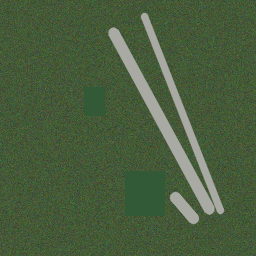
#> input picture data/train/images/synthetic_002.png, 256 x 256 px, given in place of geometry_clean_mask.png, which was not available
$ python phase4_spur_analysis.py
#> lines starting #> are read from the running program, lines starting #| are printed output that depends on the picture; after the words box and inside, x2 and y2 are one past the last pixel; in counts of white or black regions, pixels touching at a corner belong together; pictures that were not available may be replaced by others from this repository, and a replacement may not be noted
### road_extractor/geometry.py
"""
geometry.py — Road Geometry Extraction Module
==============================================
Part of the Geometry + Topology pipeline.
Completely independent of the U-Net, its training code, and its inference code.

INPUT
-----
  rgb_image    : np.ndarray  (H, W, 3)  uint8   – original RGB image
  repaired_mask: np.ndarray  (H, W)     uint8   – output of repair_road_mask()
                                                   treated as READ-ONLY here

PROCESSING STEPS  (all self-contained, no U-Net calls)
-------------------------------------------------------
  1. clean_binary_mask()        – denoise & morphologically clean the mask
  2. extract_skeleton()         – skimage / OpenCV thinning → 1-px centerline
  3. prune_skeleton_spurs()     – iterative removal of short dead-end branches
  4. _classify_pixels()         – label every skeleton pixel (junction / endpoint)
  5. _trace_segment()           – walk skeleton between special pixels
  6. _estimate_width()          – local distance-transform width per segment
  7. per-segment geometry       – arc-length, PCA direction, mean curvature
  8. extract_geometry()         – orchestrates all steps, returns RoadGeometry

OUTPUT
------
  RoadGeometry
    .segments    : list[RoadSegment]       – ordered pixel paths + properties
    .junctions   : list[(y,x)]             – branching / crossing points
    .endpoints   : list[(y,x)]             – dead-ends
    .skeleton    : np.ndarray              – pruned 1-px skeleton (for topology)
    .clean_mask  : np.ndarray              – cleaned binary mask (for debug)
    .metadata    : dict

PIPELINE POSITION
-----------------
  repaired_mask ──► geometry.extract_geometry() ──► RoadGeometry
                                                          │
                                                          ▼
                                                   topology.build_topology()
"""

from __future__ import annotations

import json
import math
from dataclasses import dataclass, field
from pathlib import Path
from typing import Optional

import cv2
import numpy as np

# ---------------------------------------------------------------------------
# Configuration
# ---------------------------------------------------------------------------


@dataclass
class GeometryConfig:
    """
    All tunable thresholds for the geometry pipeline.
    Pass a custom instance to extract_geometry() to override defaults.
    """
    # --- mask cleaning ---
    min_road_area_px: int = 50
    """Remove connected components smaller than this (pixel area)."""

    morphology_close_radius: int = 2
    """Disk radius for morphological closing on the cleaned mask."""

    min_small_component_span_px: int = 12
    """Minimum major-axis span for preserving a small road-like component."""

    min_small_component_aspect: float = 6.0
    """Minimum bounding-box aspect ratio for a small elongated component."""

    small_component_context_radius_px: int = 4
    """Radius used to detect nearby road support around small components."""

    # --- spur pruning ---
    min_branch_length_px: int = 14
    """Skeleton branches shorter than this (in pixels) are removed as spurs."""

    hard_spur_length_px: float = 7.0
    """Branches at or below this length are removed when attached to a junction."""

    legitimate_branch_angle_deg: float = 80.0
    """Minimum branch angle used as evidence for a legitimate short side road."""

    legitimate_branch_mask_support: float = 0.70
    """Minimum local mask support used to preserve a short side road."""

    legitimate_branch_min_fraction: float = 0.99
    """Minimum fraction of the spur cutoff for preserving a short side road."""

    prune_iterations: int = 10
    """Maximum number of pruning passes (each pass may shorten or remove spurs)."""

    min_skeleton_component_px: int = 22
    """Remove isolated skeleton components smaller than this pixel count."""

    max_unsupported_branch_length_px: float = 28.0
    """Upper length bound for the conservative unsupported-branch pass."""

    unsupported_branch_angle_deg: float = 32.0
    """Near-collinearity threshold for identifying duplicate short arms."""

    branch_support_radius_px: int = 4
    """Radius used to measure nearby mask/skeleton support around a branch."""

    max_internal_branch_length_px: float = 6.0
    """Maximum length considered for a suspicious junction-to-junction branch."""

    internal_branch_mask_support: float = 0.45
    """Minimum independent mask support required to keep a tiny internal branch."""

    # --- gap bridging ---
    max_gap_bridge_px: float = 7.0
    """Maximum endpoint-to-endpoint gap to bridge in skeleton pixels."""

    bridge_angle_tolerance_deg: float = 35.0
    """Maximum tangent angle mismatch allowed for endpoint gap bridging."""

    bridge_mask_support_ratio: float = 0.55
    """Minimum fraction of a bridge line supported by the dilated road mask."""

    bridge_crossing_clearance_px: int = 1
    """Ignore expected endpoint neighborhoods when checking bridge crossings."""

    # --- collinear long-range bridging ---
    collinear_max_gap_px: float = 400.0
    """Maximum distance for collinear dead-end bridging across large occlusions."""

    collinear_max_angle_deg: float = 22.0
    """Strict angular alignment tolerance for collinear bridging."""
    # --- segment filtering ---
    min_segment_length_px: float = 10.0
    """Segments shorter than this after tracing are discarded as noise."""

    # --- width estimation ---
    width_sample_stride: int = 5
    """Sample the distance transform every N pixels along the path for width."""


# ---------------------------------------------------------------------------
# Data structures
# ---------------------------------------------------------------------------


@dataclass
class RoadSegment:
    """
    A single ordered road centerline segment.

    All coordinates use (row, col) = (y, x) image convention.
    """

    segment_id: int

    # Ordered pixel path from one special pixel to the next
    # Each element is (y, x)  →  row, column
    pixel_path: list[tuple[int, int]]

    # ---- geometric properties ----
    length_pixels: float
    """Euclidean arc length (sum of step distances along the path)."""

    direction_deg: float
    """Dominant orientation in degrees, range [0, 180).
    Computed via PCA on path pixel coordinates so it is robust to curves."""

    curvature: float
    """Mean absolute angular change in radians per pixel.
    0.0 for a perfectly straight segment."""

    width_pixels: float
    """Approximate road width at the centerline (mean of local distance-
    transform values × 2).  Based on the *cleaned* binary mask."""

    # ---- bounding box: (y_min, x_min, y_max, x_max) ----
    bbox: tuple[int, int, int, int] = field(default_factory=lambda: (0, 0, 0, 0))

    # ---- appearance ----
    mean_color: tuple[float, float, float] = field(
        default_factory=lambda: (0.0, 0.0, 0.0)
    )
    """Mean RGB sampled from the original image along the centerline."""

    # ----------------------------------------------------------------
    # Convenience helpers
    # ----------------------------------------------------------------

    def start_point(self) -> tuple[int, int]:
        return self.pixel_path[0]

    def end_point(self) -> tuple[int, int]:
        return self.pixel_path[-1]

    def midpoint(self) -> tuple[float, float]:
        mid = len(self.pixel_path) // 2
        return float(self.pixel_path[mid][0]), float(self.pixel_path[mid][1])

    # [13 lines left out: function to_dict, not called in this run]


@dataclass
class RoadGeometry:
    """Container for all geometry extracted from one (mask, image) pair."""

    segments: list[RoadSegment] = field(default_factory=list)
    junctions: list[tuple[int, int]] = field(default_factory=list)
    endpoints: list[tuple[int, int]] = field(default_factory=list)
    metadata: dict = field(default_factory=dict)

    # Arrays produced during extraction (kept for downstream modules)
    skeleton:   Optional[np.ndarray] = field(default=None, repr=False)
    clean_mask: Optional[np.ndarray] = field(default=None, repr=False)

    # ----------------------------------------------------------------

    def total_length(self) -> float:
        return sum(s.length_pixels for s in self.segments)

    def segment_count(self) -> int:
        return len(self.segments)

    def junction_count(self) -> int:
        return len(self.junctions)

    # [105 lines left out: functions to_summary, clean_binary_mask, not called in this run]


# ---------------------------------------------------------------------------
# Step 2 — Skeleton / centerline extraction
# ---------------------------------------------------------------------------

def extract_skeleton(clean_mask: np.ndarray) -> np.ndarray:
    """
    Reduce a filled binary mask to a 1-pixel-wide medial axis (skeleton).

    Uses skimage.morphology.skeletonize when available (Zhang-Suen thinning),
    otherwise falls back to an OpenCV iterative-erosion approach.

    Parameters
    ----------
    clean_mask : np.ndarray
        Clean binary mask, shape (H, W), dtype uint8 (values 0 or 1).

    Returns
    -------
    np.ndarray  shape (H, W), dtype uint8, values 0 or 1.
    """
    binary_bool = clean_mask > 0

    try:
        from skimage.morphology import skeletonize as sk_skeletonize
        return sk_skeletonize(binary_bool).astype(np.uint8)
    except ImportError:
        pass

    # --- OpenCV iterative thinning fallback ---
    img = binary_bool.astype(np.uint8) * 255
    skel = np.zeros_like(img)
    element = cv2.getStructuringElement(cv2.MORPH_CROSS, (3, 3))
    while True:
        remaining = cv2.countNonZero(img)
        if remaining == 0:
            break
        opened = cv2.morphologyEx(img, cv2.MORPH_OPEN, element)
        tmp = cv2.subtract(img, opened)
        img = cv2.erode(img, element)
        skel = cv2.bitwise_or(skel, tmp)
    return (skel > 0).astype(np.uint8)


# ---------------------------------------------------------------------------
# Step 3 — Spur / noisy-branch pruning
# ---------------------------------------------------------------------------

_N8 = [(-1, -1), (-1, 0), (-1, 1), (0, -1), (0, 1), (1, -1), (1, 0), (1, 1)]


def _skeleton_neighbors(y: int, x: int, skel: np.ndarray) -> list[tuple[int, int]]:
    h, w = skel.shape
    return [
        (y + dy, x + dx)
        for dy, dx in _N8
        if 0 <= y + dy < h and 0 <= x + dx < w and skel[y + dy, x + dx] > 0
    ]


def _trace_from_endpoint(
    tip_y: int,
    tip_x: int,
    skel: np.ndarray,
    max_steps: int,
) -> tuple[list[tuple[int, int]], str]:
    """
    Walk from an endpoint until reaching a junction, another endpoint, or
    max_steps. Returns the traced path and the terminal condition.
    """
    prev = (-1, -1)
    cur = (tip_y, tip_x)
    path = [cur]
    while len(path) <= max_steps:
        nbrs = [n for n in _skeleton_neighbors(*cur, skel) if n != prev]
        if not nbrs:
            return path, "dead_end"
        nxt = nbrs[0]
        path.append(nxt)
        deg = len(_skeleton_neighbors(*nxt, skel))
        if deg >= 3:
            return path, "junction"
        if deg == 1 and nxt != (tip_y, tip_x):
            return path, "endpoint"
        prev, cur = cur, nxt
    return path, "long"


# [384 lines left out: functions _remove_small_skeleton_components, prune_skeleton_spurs, _local_mask_support, _nearby_skeleton_support, _branch_angle_at_junction, _is_short_relative_to_junction_arms and 2 more, not called in this run]


# ---------------------------------------------------------------------------
# Step 4 — Pixel classification (junction / endpoint)
# ---------------------------------------------------------------------------

def _classify_pixels(
    skel: np.ndarray,
) -> tuple[set[tuple[int, int]], set[tuple[int, int]]]:
    """
    Label every active skeleton pixel by its connectivity degree.

    Returns
    -------
    junctions : set  pixels with degree ≥ 3  (branching / crossing)
    endpoints : set  pixels with degree == 1 (dead-end / road tip)
    """
    junctions: set[tuple[int, int]] = set()
    endpoints: set[tuple[int, int]] = set()
    ys, xs = np.where(skel > 0)
    for y, x in zip(ys.tolist(), xs.tolist()):
        deg = len(_skeleton_neighbors(int(y), int(x), skel))
        if deg >= 3:
            junctions.add((int(y), int(x)))
        elif deg == 1:
            endpoints.add((int(y), int(x)))
    return junctions, endpoints


# [358 lines left out: functions _count_connected_components, _angle_between_vectors, _endpoint_tangent, _line_pixels, _bridge_crosses_unrelated_skeleton, bridge_small_gaps and 7 more, not called in this run]


# ---------------------------------------------------------------------------
# Geometric property helpers
# ---------------------------------------------------------------------------

def _arc_length(path: list[tuple[int, int]]) -> float:
    """Euclidean arc length along the ordered pixel path."""
    total = 0.0
    for i in range(1, len(path)):
        dy = path[i][0] - path[i - 1][0]
        dx = path[i][1] - path[i - 1][1]
        total += math.sqrt(dy * dy + dx * dx)
    return total


# [386 lines left out: functions _dominant_direction, _mean_curvature, _segment_bbox, _sample_mean_color, extract_geometry, save_geometry_json and 3 more, not called in this run]

### tests/phase4_spur_analysis.py
"""Non-mutating analysis of branches removed by prune_skeleton_spurs."""

from __future__ import annotations

import argparse
import json
from pathlib import Path

import cv2
import numpy as np

import sys
sys.path.insert(0, str(Path(__file__).resolve().parents[1]))

from road_extractor.geometry import (
    GeometryConfig,
    _angle_between_vectors,
    _arc_length,
    _branch_angle_at_junction,
    _classify_pixels,
    _local_mask_support,
    _skeleton_neighbors,
    _trace_from_endpoint,
    extract_skeleton,
)


CASES = (
    "intersections",
    "t_junctions",
    "crossroads",
    "disconnected_occluded",
    "dense_urban",
)


def _mask(path: Path) -> np.ndarray:
    value = cv2.imread(str(path), cv2.IMREAD_GRAYSCALE)
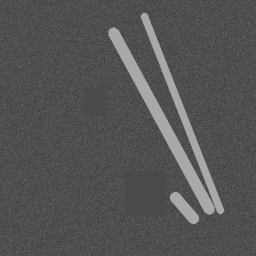
#> value: shape (256, 256); min 47, max 169, mean 84.2
    if value is None:
        raise FileNotFoundError(path)
    return (value > 0).astype(np.uint8)
#> returned value: shape (256, 256); every value is 1


def _classify(
    branch_length: float,
    mask_support: float,
    branch_angle: float,
    cfg: GeometryConfig,
) -> str:
    if mask_support < 0.34:
        return "Genuine noise"
    if branch_length <= cfg.hard_spur_length_px:
        return "Invalid short branch"
    if mask_support >= cfg.legitimate_branch_mask_support and branch_angle >= cfg.legitimate_branch_angle_deg:
        return "Valid junction branch"
    return "Invalid short branch"


def analyze_case(case_dir: Path, case: str, cfg: GeometryConfig) -> list[dict]:
    clean_mask = _mask(case_dir / "geometry_clean_mask.png")
    skeleton = extract_skeleton(clean_mask)
#> in extract_skeleton, `return sk_skeletonize(binary_bool).astype(np.uint8)`:
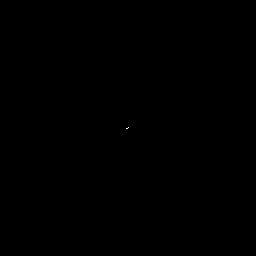
#> returned value: shape (256, 256); values 0 (black) and 1 (white), 0% white in thin lines or dots, all inside (x1, y1, x2, y2) = (126, 127, 129, 129)
    original = skeleton.copy()
    removed_overlay = np.zeros((*skeleton.shape, 3), dtype=np.uint8)
    removed_overlay[original > 0] = (255, 255, 255)
    records: list[dict] = []
    skel = skeleton.copy()

    for iteration in range(cfg.prune_iterations):
        changed = False
        ys, xs = np.where(skel > 0)
        tips = [
            (int(y), int(x))
            for y, x in zip(ys.tolist(), xs.tolist())
            if len(_skeleton_neighbors(int(y), int(x), skel)) == 1
        ]
        for ty, tx in tips:
            if skel[ty, tx] == 0:
                continue
            path, terminal = _trace_from_endpoint(
                ty, tx, skel, max_steps=cfg.min_branch_length_px
            )
            branch_length = _arc_length(path)
            if terminal != "junction" or branch_length >= cfg.min_branch_length_px:
                continue

            branch_angle = _branch_angle_at_junction(path, skel)
            mask_support = _local_mask_support(
                path, clean_mask, cfg.branch_support_radius_px
            )
            preserve = (
                branch_length > cfg.hard_spur_length_px
                and branch_length >= cfg.min_branch_length_px * cfg.legitimate_branch_min_fraction
                and branch_angle >= cfg.legitimate_branch_angle_deg
                and mask_support >= cfg.legitimate_branch_mask_support
            )
            if preserve:
                continue

            removed_pixels = [
                (py, px) for py, px in path[:-1] if skel[py, px] > 0
            ]
            for py, px in removed_pixels:
                skel[py, px] = 0
                removed_overlay[py, px] = (255, 0, 0)  # red in RGB output
            if not removed_pixels:
                continue
            changed = True
            records.append({
                "case": case,
                "iteration": iteration,
                "starting_endpoint": [ty, tx],
                "nearest_junction": list(path[-1]),
                "spur_length_pixels": round(float(branch_length), 3),
                "removed_pixels": len(removed_pixels),
                "touches_junction": terminal == "junction",
                "branch_angle_deg": round(float(branch_angle), 3),
                "mask_support": round(float(mask_support), 4),
                "classification": _classify(branch_length, mask_support, branch_angle, cfg),
            })
        if not changed:
            break
#> this loop made 1 pass
#> (xs, tips) on pass 1: ([128, 126, 127], [(127, 128), (128, 126)])
#> after the loop, records = []

    _, endpoints = _classify_pixels(original)
#> in _classify_pixels, `ys, xs = np.where(skel > 0)`: ys = [127, 128, 128]; xs = [128, 126, 127]
#> the loop in _classify_pixels, `for y, x in zip(ys.tolist(), xs.tolist()):` made 3 passes
#> (y, x, deg) on passes 1 to 3: (127, 128, 1), (128, 126, 1), (128, 127, 2)
#> after the loop in _classify_pixels, `for y, x in zip(ys.tolist(), xs.tolist()):`: endpoints = 2 items; junctions = 0 items
#> endpoints = 2 items
    junctions, _ = _classify_pixels(original)
#> the loop in _classify_pixels (call 2), `for y, x in zip(ys.tolist(), xs.tolist()):` made 3 passes
#> junctions = 0 items
    for y, x in endpoints:
        cv2.circle(removed_overlay, (x, y), 3, (0, 255, 0), -1)
#> this loop made 2 passes
#> (y, x) on passes 1 to 2: (127, 128), (128, 126)
#> removed_overlay: shape (256, 256, 3); mean of channels 0, 1, 2 0, 0.2, 0
    for y, x in junctions:
        cv2.circle(removed_overlay, (x, y), 4, (0, 0, 255), 1)
#> this loop made 0 passes
    overlay_path = case_dir.parent.parent / "phase4_spur_analysis" / f"{case}_removed_spurs.png"
    overlay_path.parent.mkdir(parents=True, exist_ok=True)
    cv2.imwrite(str(overlay_path), cv2.cvtColor(removed_overlay, cv2.COLOR_RGB2BGR))
    return records


def run(input_root: Path) -> dict:
    cfg = GeometryConfig()
    records = []
    for case in CASES:
        records.extend(analyze_case(input_root / case, case, cfg))
#> pass 2 of the loop in run, `for case in CASES:`:
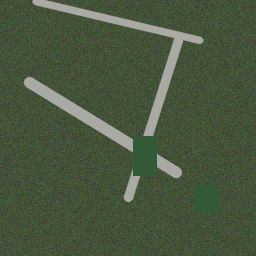
#> input picture data/train/images/synthetic_003.png, 256 x 256 px, given in place of geometry_clean_mask.png, which was not available
#> in _mask (call 2), `value = cv2.imread(str(path), cv2.IMREAD_GRAYSCALE)`:
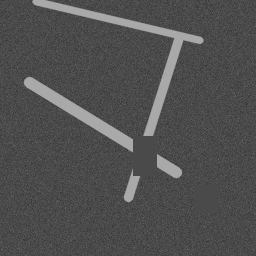
#> value: shape (256, 256); min 49, max 169, mean 80.1
#> the loop in analyze_case (call 2), `for iteration in range(cfg.prune_iterations):` made 1 pass
#> (xs, tips) on pass 1: ([128, 126, 127], [(127, 128), (128, 126)])
#> the loop in analyze_case (call 2), `for y, x in endpoints:` made 2 passes
    report = {
        "description": "Diagnosis-only replay of prune_skeleton_spurs; no code or thresholds changed.",
        "operations": {
            "function": "prune_skeleton_spurs",
            "file": "road_extractor/geometry.py",
            "min_branch_length_px": cfg.min_branch_length_px,
            "hard_spur_length_px": cfg.hard_spur_length_px,
            "legitimate_branch_angle_deg": cfg.legitimate_branch_angle_deg,
            "legitimate_branch_mask_support": cfg.legitimate_branch_mask_support,
            "legitimate_branch_min_fraction": cfg.legitimate_branch_min_fraction,
        },
        "cases": list(CASES),
        "removed_spurs": records,
    }
    output_root = input_root.parent / "phase4_spur_analysis"
    output_root.mkdir(parents=True, exist_ok=True)
    path = output_root / "phase4_spur_analysis_report.json"
    path.write_text(json.dumps(report, indent=2), encoding="utf-8")
    return report


def main() -> None:
    parser = argparse.ArgumentParser()
    parser.add_argument("--input-root", type=Path, default=Path("outputs/phase14_validation"))
    args = parser.parse_args()
    report = run(args.input_root)
    print("Phase 4 spur diagnosis")
    print("case                  pixels_removed spurs avg_length first_classification")
    for case in CASES:
        rows = [row for row in report["removed_spurs"] if row["case"] == case]
        total = sum(row["removed_pixels"] for row in rows)
        avg = sum(row["spur_length_pixels"] for row in rows) / len(rows) if rows else 0.0
        first = rows[0]["classification"] if rows else "None"
        print(f"{case:22} {total:14} {len(rows):5} {avg:10.2f} {first}")
    print("Report: outputs/phase4_spur_analysis/phase4_spur_analysis_report.json")


if __name__ == "__main__":
#> (the run stopped early here; a loop or call above may not have finished)
